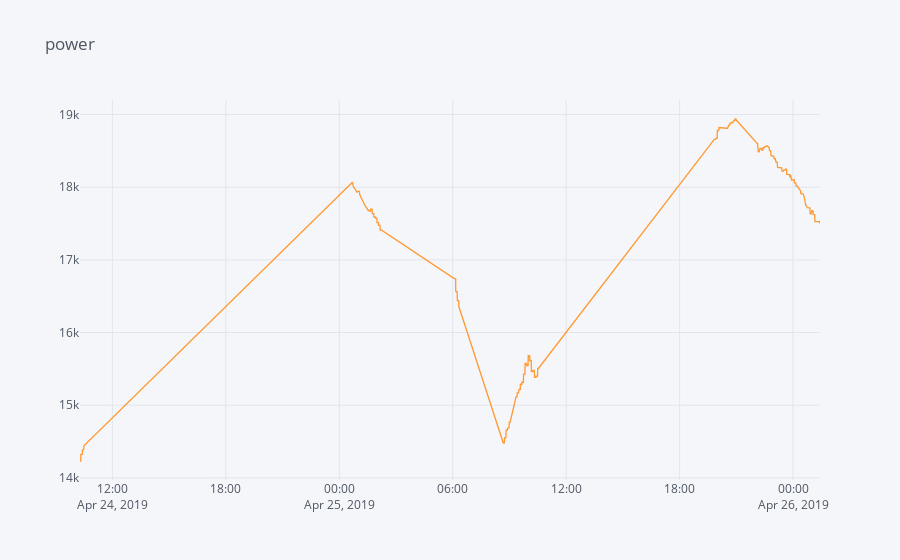

Here is the notebook cell this chart was saved with:
### Code cell
#importing Pandas 
#importing plotly and cufflinks in offline mode
import cufflinks as cf
import plotly.offline
from  plotly.offline import plot_mpl
cf.go_offline()
cf.set_config_file(offline=False, world_readable=True)

data.iplot(title="power")

### Figure 1 — Plotly figure (JSON) as saved in the notebook; plotly's stock layout.template omitted (floating-point values rounded to 4 significant figures; data arrays with more than 128 entries replaced by an {"elided": "..."} marker saying what was removed)
{"data": [{"line": {"color": "rgba(255, 153, 51, 1.0)", "dash": "solid", "shape": "linear", "width": 1.3}, "mode": "lines", "name": "Demand(MW)", "text": "", "type": "scatter", "x": {"elided": "656 str values"}, "y": {"elided": "656 int values"}}], "layout": {"legend": {"bgcolor": "#F5F6F9", "font": {"color": "#4D5663"}}, "paper_bgcolor": "#F5F6F9", "plot_bgcolor": "#F5F6F9", "title": {"font": {"color": "#4D5663"}, "text": "power"}, "xaxis": {"gridcolor": "#E1E5ED", "showgrid": true, "tickfont": {"color": "#4D5663"}, "title": {"font": {"color": "#4D5663"}, "text": ""}, "zerolinecolor": "#E1E5ED"}, "yaxis": {"gridcolor": "#E1E5ED", "showgrid": true, "tickfont": {"color": "#4D5663"}, "title": {"font": {"color": "#4D5663"}, "text": ""}, "zerolinecolor": "#E1E5ED"}}}
